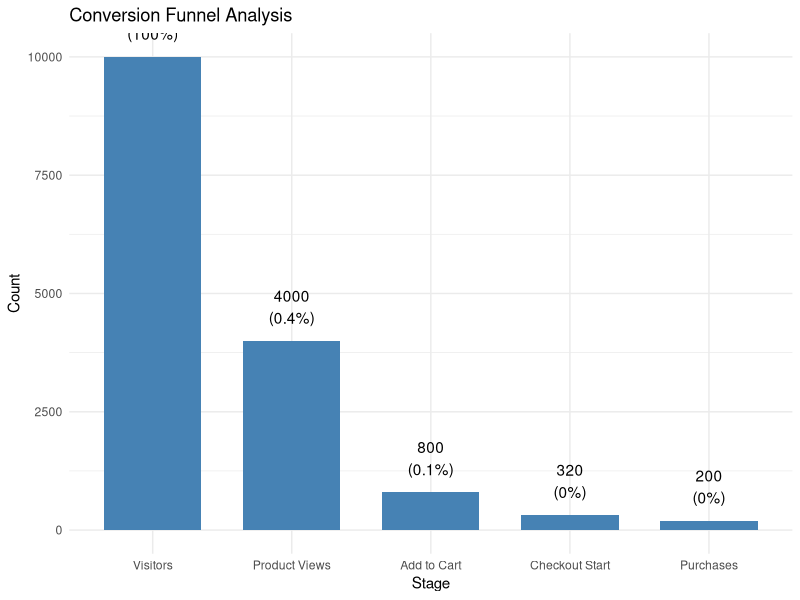
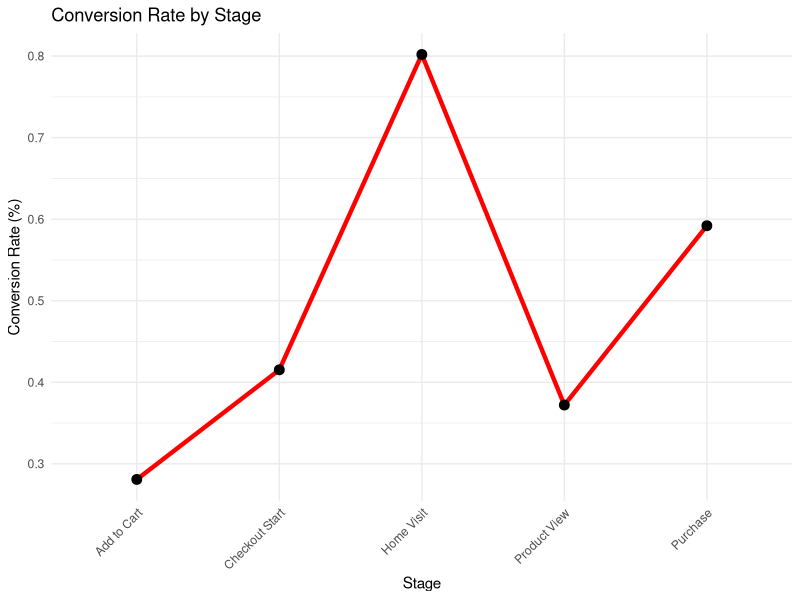

The R source for these figures, in order:
# Generate funnel summary data
funnel_data <- data.frame(
  stage = c("Visitors", "Product Views", "Add to Cart", "Checkout Start", "Purchases"),
  count = c(10000, 4000, 800, 320, 200)
)

# Funnel visualization and analysis
library(ggplot2)

# 1. Funnel visualization
funnel_data$stage <- factor(funnel_data$stage, 
                            levels = funnel_data$stage)
funnel_data$conversion_rate <- c(100, 
                                 funnel_data$count[2]/funnel_data$count[1],
                                 funnel_data$count[3]/funnel_data$count[1],
                                 funnel_data$count[4]/funnel_data$count[1],
                                 funnel_data$count[5]/funnel_data$count[1])

ggplot(funnel_data, aes(x = stage, y = count)) +
  geom_bar(stat = "identity", fill = "steelblue", width = 0.7) +
  geom_text(aes(label = paste0(count, "\n(", round(conversion_rate, 1), "%)")), 
            vjust = -0.5) +
  labs(title = "Conversion Funnel Analysis",
       x = "Stage", y = "Count") +
  theme_minimal()

# 2. Drop-off analysis
funnel_data$drop_off <- c(0,
                          (funnel_data$count[1] - funnel_data$count[2])/funnel_data$count[1],
                          (funnel_data$count[2] - funnel_data$count[3])/funnel_data$count[2],
                          (funnel_data$count[3] - funnel_data$count[4])/funnel_data$count[3],
                          (funnel_data$count[4] - funnel_data$count[5])/funnel_data$count[4])

# 3. User journey analysis
journeys <- read.csv("conversion_funnel_sample.csv")

# Calculate conversion rates at each stage
conversion_rates <- data.frame(
  stage = c("Home Visit", "Product View", "Add to Cart", 
            "Checkout Start", "Purchase"),
  rate = c(
    sum(journeys$visited_home) / nrow(journeys),
    sum(journeys$viewed_products) / sum(journeys$visited_home),
    sum(journeys$added_to_cart) / sum(journeys$viewed_products),
    sum(journeys$started_checkout) / sum(journeys$added_to_cart),
    sum(journeys$completed_purchase) / sum(journeys$started_checkout)
  )
)
# 4. Identify bottlenecks
ggplot(conversion_rates, aes(x = stage, y = rate)) +
  geom_line(group = 1, color = "red", size = 1.5) +
  geom_point(size = 3) +
  labs(title = "Conversion Rate by Stage",
       x = "Stage", y = "Conversion Rate (%)") +
  theme_minimal() +
  theme(axis.text.x = element_text(angle = 45, hjust = 1))
